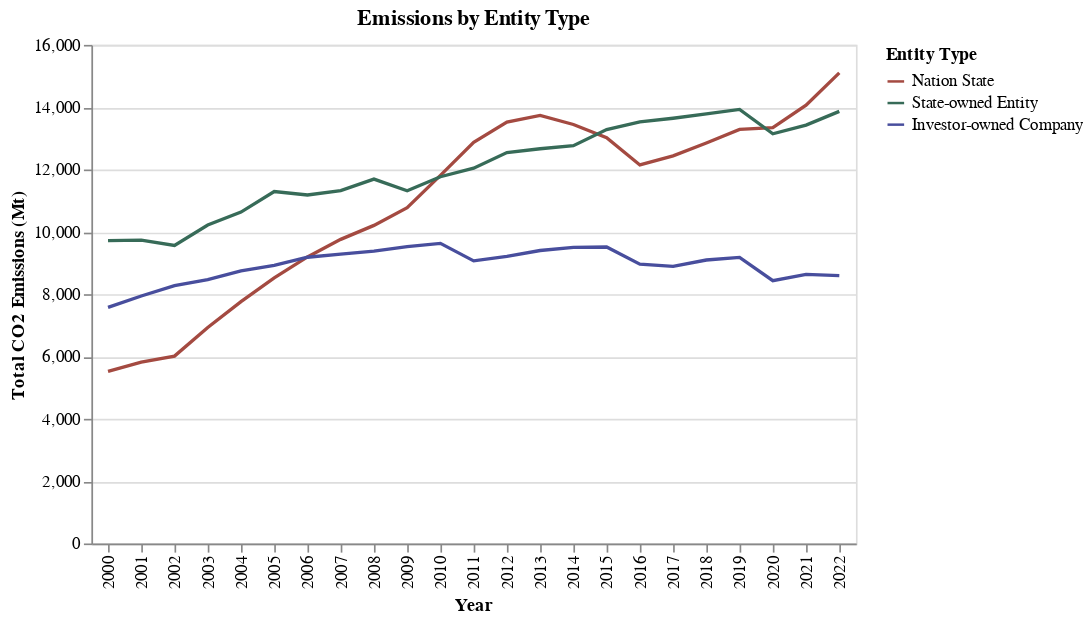

The cell this chart's notebook holds for it:
### Markdown cell above
Here, we break down the emissions by entity type: nation state, state owned and investor owned. I think this differentiation is useful because it helps us understand whether the emissions are primarily government led or state led.

### Code cell
def emissions_by_entity_type(df):
    # find total emissions by year & parent_type
    total = (
        df.group_by(["year", "parent_type"])
        .agg(pl.col("total_emissions_MtCO2e").sum())
        .pivot("parent_type", index="year", values="total_emissions_MtCO2e")
    )

    # set colors for each entity
    color_scale = alt.Scale(
        domain=["Nation State", "State-owned Entity", "Investor-owned Company"],
        range=["#a44a41", "#376b58", "#484e9d"],
    )

    # develop chart by entity type
    total_emissions_by_types = (
        alt.Chart(total.sort("year"), title="Emissions by Entity Type")
        .transform_fold(
            ["Nation State", "State-owned Entity", "Investor-owned Company"],
        )
        .mark_line()
        .encode(
            alt.X("year:O").title("Year"),
            alt.Y("value:Q").title("Total CO2 Emissions (Mt)"),
            alt.Color("key:N", title="Entity Type", scale=color_scale),
        )
    )

    return total_emissions_by_types


emissions_by_entity_type(emissions)

### Figure 1 — Vega-Lite specification as saved in the notebook (floating-point values rounded to 4 significant figures)
{"config": {"view": {"continuousWidth": 300, "continuousHeight": 300}}, "data": {"name": "data-a0f6cef669a83a81e1eb4c59401f48e5"}, "mark": {"type": "line"}, "encoding": {"color": {"field": "key", "scale": {"domain": ["Nation State", "State-owned Entity", "Investor-owned Company"], "range": ["#a44a41", "#376b58", "#484e9d"]}, "title": "Entity Type", "type": "nominal"}, "x": {"field": "year", "title": "Year", "type": "ordinal"}, "y": {"field": "value", "title": "Total CO2 Emissions (Mt)", "type": "quantitative"}}, "title": "Emissions by Entity Type", "transform": [{"fold": ["Nation State", "State-owned Entity", "Investor-owned Company"]}], "$schema": "https://vega.github.io/schema/vega-lite/v5.20.1.json", "datasets": {"data-a0f6cef669a83a81e1eb4c59401f48e5": [{"year": 2000, "Investor-owned Company": 7577.0, "State-owned Entity": 9720.0, "Nation State": 5522.0}, {"year": 2001, "Investor-owned Company": 7943.0, "State-owned Entity": 9732.0, "Nation State": 5818.0}, {"year": 2002, "Investor-owned Company": 8271.0, "State-owned Entity": 9562.0, "Nation State": 6012.0}, {"year": 2003, "Investor-owned Company": 8464.0, "State-owned Entity": 10220.0, "Nation State": 6932.0}, {"year": 2004, "Investor-owned Company": 8749.0, "State-owned Entity": 10640.0, "Nation State": 7762.0}, {"year": 2005, "Investor-owned Company": 8926.0, "State-owned Entity": 11290.0, "Nation State": 8522.0}, {"year": 2006, "Investor-owned Company": 9185.0, "State-owned Entity": 11180.0, "Nation State": 9195.0}, {"year": 2007, "Investor-owned Company": 9284.0, "State-owned Entity": 11320.0, "Nation State": 9759.0}, {"year": 2008, "Investor-owned Company": 9384.0, "State-owned Entity": 11690.0, "Nation State": 10210.0}, {"year": 2009, "Investor-owned Company": 9528.0, "State-owned Entity": 11320.0, "Nation State": 10780.0}, {"year": 2010, "Investor-owned Company": 9630.0, "State-owned Entity": 11770.0, "Nation State": 11810.0}, {"year": 2011, "Investor-owned Company": 9069.0, "State-owned Entity": 12040.0, "Nation State": 12870.0}, {"year": 2012, "Investor-owned Company": 9213.0, "State-owned Entity": 12540.0, "Nation State": 13520.0}, {"year": 2013, "Investor-owned Company": 9401.0, "State-owned Entity": 12670.0, "Nation State": 13740.0}, {"year": 2014, "Investor-owned Company": 9505.0, "State-owned Entity": 12760.0, "Nation State": 13450.0}, {"year": 2015, "Investor-owned Company": 9513.0, "State-owned Entity": 13280.0, "Nation State": 13020.0}, {"year": 2016, "Investor-owned Company": 8965.0, "State-owned Entity": 13530.0, "Nation State": 12150.0}, {"year": 2017, "Investor-owned Company": 8894.0, "State-owned Entity": 13650.0, "Nation State": 12440.0}, {"year": 2018, "Investor-owned Company": 9096.0, "State-owned Entity": 13780.0, "Nation State": 12850.0}, {"year": 2019, "Investor-owned Company": 9180.0, "State-owned Entity": 13930.0, "Nation State": 13290.0}, {"year": 2020, "Investor-owned Company": 8432.0, "State-owned Entity": 13150.0, "Nation State": 13350.0}, {"year": 2021, "Investor-owned Company": 8633.0, "State-owned Entity": 13420.0, "Nation State": 14070.0}, {"year": 2022, "Investor-owned Company": 8592.0, "State-owned Entity": 13870.0, "Nation State": 15100.0}]}}
